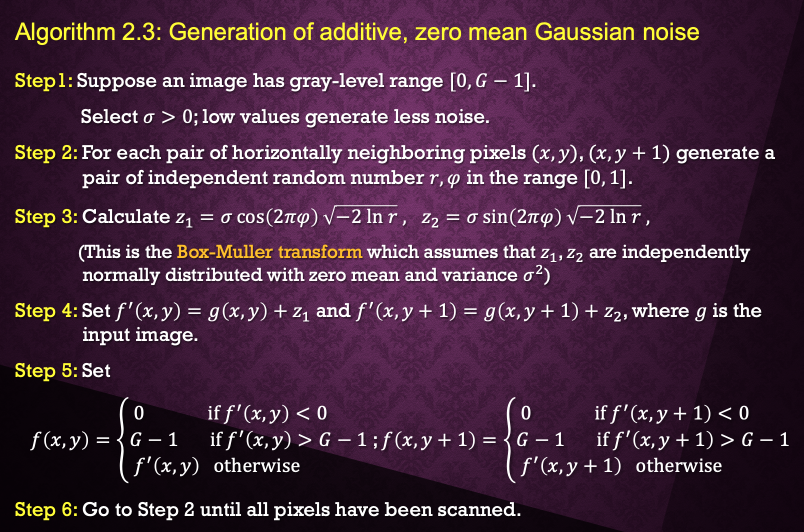
#> input picture HW3 - Gaussian Noise/Gaussian Noise Algorithm.png, 1608 x 1064 px (shown at 1/2 size); its folder holds only this picture in this run
$ python -i HW360947071S.py   (imports and definitions only)   (older library calls are emulated)
#> lines starting #> are read from the running program, lines starting #| are printed output that depends on the picture
import tkinter as tk
from tkinter import messagebox
from tkinter import filedialog
from PIL import ImageTk, Image, ImageDraw
from collections import Counter
import random
from math import cos, sin, pi, sqrt, log

infoLabel_list = []
def showInfo(info, PIL_image, sno, fileType):
    if(fileType == '') :
        infos = info + str(PIL_image.width) + 'x' + str(PIL_image.height)
    else :
        infos = info + fileType

    label = tk.Label(infoFrame, text = infos)
    label.place(x = 5, y = 20 * sno)
    infoLabel_list.append(label) # record infoLabels

# [85 lines left out: functions calcGussianNoise, drawHistogram, calcHistogram, showInputImg, not called in this run]

def uploadFile():
    global PIL_image
    filePath = filedialog.askopenfilename(initialdir = "/",title = "Select file",filetypes = [("jpeg files","*.jpg"),("BMP files","*.bmp"),("PPM files","*.ppm"),("all files","*.*")])
#> the answer given: Gaussian Noise Algorithm.png
    if not filePath:
         return
    else :
        lastDot = filePath.count('.')  # Ensure to get the last dot
        fileType = filePath.split(".")
    PIL_image = Image.open(filePath).convert('L')
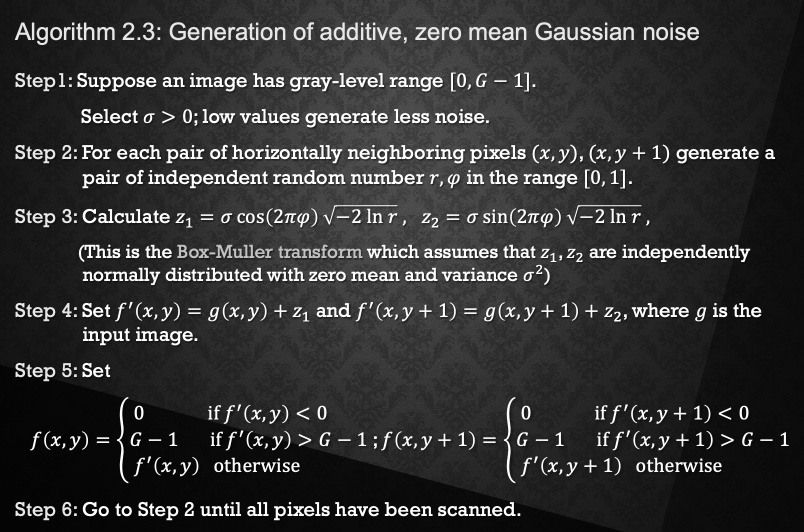
#> PIL_image: PIL image 1608x1064 L (shown at 1/2 size); min 2, max 255, mean 52.3

    # Reset setting
    if infoLabel_list :
        histImg.config(image = '')
        saveBtn['state'] = tk.DISABLED
        for x in range(len(infoLabel_list)):
            infoLabel_list[x].destroy()  # clear exist label text

    showInfo("Inupt Format : ", PIL_image, 0, fileType[lastDot].upper())
    showInfo("Input Size : ", PIL_image, 1, '')
    PIL_image = PIL_image.resize((demoFrame1.winfo_width() - 20 , demoFrame1.winfo_height() - 20), Image.ANTIALIAS )
    showInfo("Input Resize : " , PIL_image, 2, '')
    showInputImg(PIL_image) # Load "input" PIL_image to tk GUI & show "inputImg"

    sdScale.set(0)
    sdScale['state'] = tk.NORMAL

# [11 lines left out: function saveFile, not called in this run]

# [2 lines not run here, left out]
# [1 line that did not run here, left out]
# [1 line that did not run here, left out]
# [1 line that did not run here, left out]
# [2 lines not run here, left out]

""" Interface Design (using Frame & LabelFrame) """
# mainFrame (include demoFrame1、demoFrame2、funcFrame)
# [1 line that did not run here, left out]
# [2 lines not run here, left out]

# demoFrame1 to show input image result on screen
# [1 line that did not run here, left out]
# [1 line not run here, left out]
# demoFrame2 to show output img result on screen
# [1 line that did not run here, left out]
# [1 line not run here, left out]

# funcFrame to place the function buttons
# [1 line that did not run here, left out]
# [2 lines not run here, left out]

# Gussian Noise
# [1 line that did not run here, left out]
# [2 lines not run here, left out]

# infoFrame to record image informations
# [1 line that did not run here, left out]
# [2 lines not run here, left out]
""" --------- End Interface Design ---------- """

# [1 line that did not run here, left out]
# [1 line that did not run here, left out]

# standard deviation Scale and Label
# [1 line that did not run here, left out]
# [1 line not run here, left out]
# [1 line that did not run here, left out]
# [1 line not run here, left out]

# Function Button setting (include uploadBtn、saveBtn)
# [1 line that did not run here, left out]
# [2 lines not run here, left out]

# [1 line that did not run here, left out]
# [3 lines not run here, left out]


#> (the run stopped early here; a loop or call above may not have finished)
